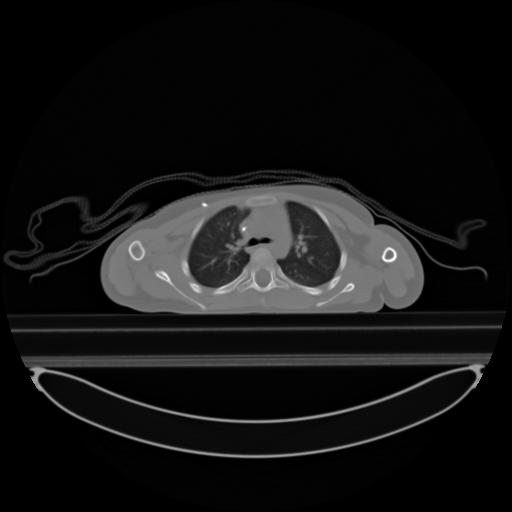
#> input picture CT.jpg, 512 x 512 px
$ python assignmentpart1.py   (older library calls are emulated)
#> lines starting #> are read from the running program, lines starting #| are printed output that depends on the picture
# Applying ICT in a clinical environment assignment part 1

# Task 1: Load in the file 'CT.jpg' which is a medical image and display it
import numpy as np
import matplotlib.pyplot as plt
from scipy import misc

plt.rcParams['figure.figsize'] = (16.0, 12.0)

image = misc.imread("CT.jpg", flatten=True)
#> image: shape (512, 512) float32; min 0, max 255, mean 20.6
plt.imshow(image)
plt.show()  # this opens the CT image as a separate window

print(image)  # this prints the array details of the picture
#> (printed output is left out)
print(image.shape)  # this shows the shape of the image
#| (512, 512)
print(image.dtype)  # this shows the image type
#| float32

# Task 2: Plot a histogram of the image
fig = plt.figure()

ax = fig.add_subplot(211)
ax2 = fig.add_subplot(212)

ax.imshow(image, interpolation="none", cmap="Greys_r")
ax2.hist(image.flatten(), bins=255, facecolor="Red", edgecolor="Black")

plt.show()  # This shows the histogram of the image
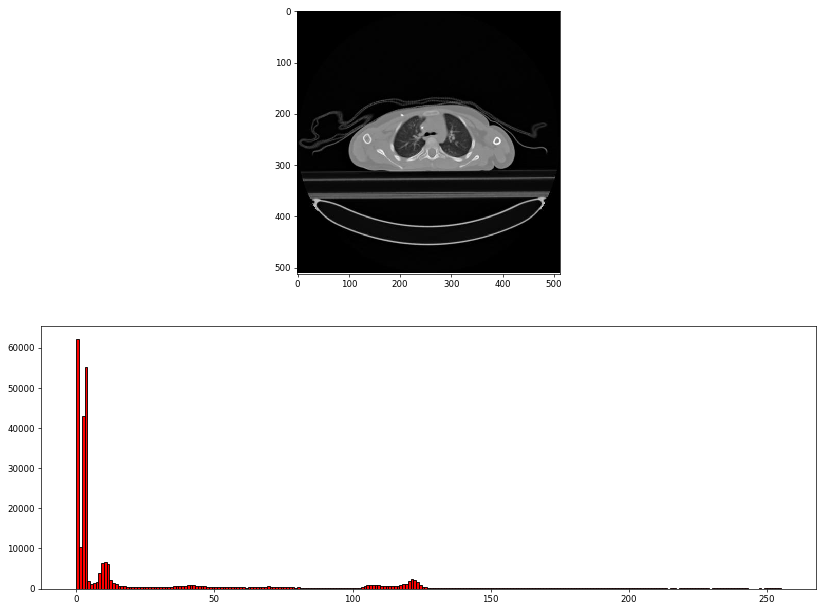
#> figure drawn by matplotlib, 2 panels; panel 2: tallest bar 62354 high, from x = 0 to 1
plt.close()

# Task 3: Write a function to display the CT image with different window levels


def windowfunction(window, level):
    plt.imshow(image, cmap="Greys_r", vmin=(level - (0.5*window)), vmax=(level + (0.5*window)))
    plt.show()


# Task 4: Run the function and use the window/level values to identify different parts of the image
# windowfunction(5, 2.5)  # shows variations in the black background
# windowfunction(8, 10)  # shows detail of the table and bed
# windowfunction(4, 28)  # white of the table, person and cloth, background is all black
windowfunction(20, 40)  # lung
# windowfunction(14, 107)  # skin
# windowfunction(12, 120)  # shows soft tissue contrast and bone structure in white

plt.close

$ run again, with lungs.jpg copied over CT.jpg
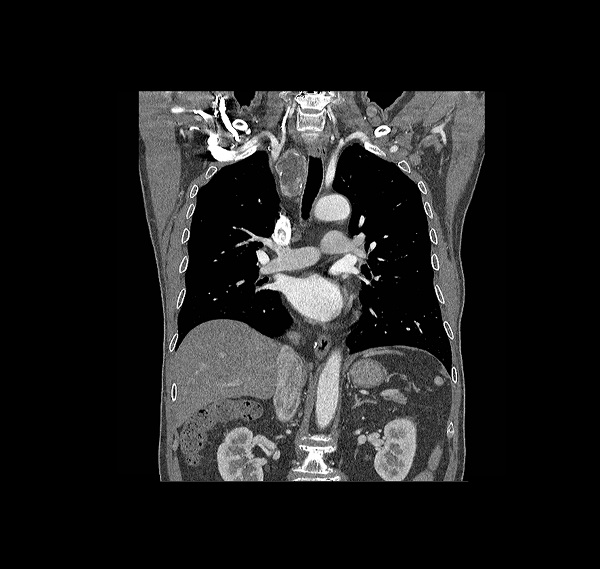
#> input picture lungs.jpg, 600 x 569 px
#> (printed output is left out)
#| (569, 600)
#| float32
#> `plt.show()`:
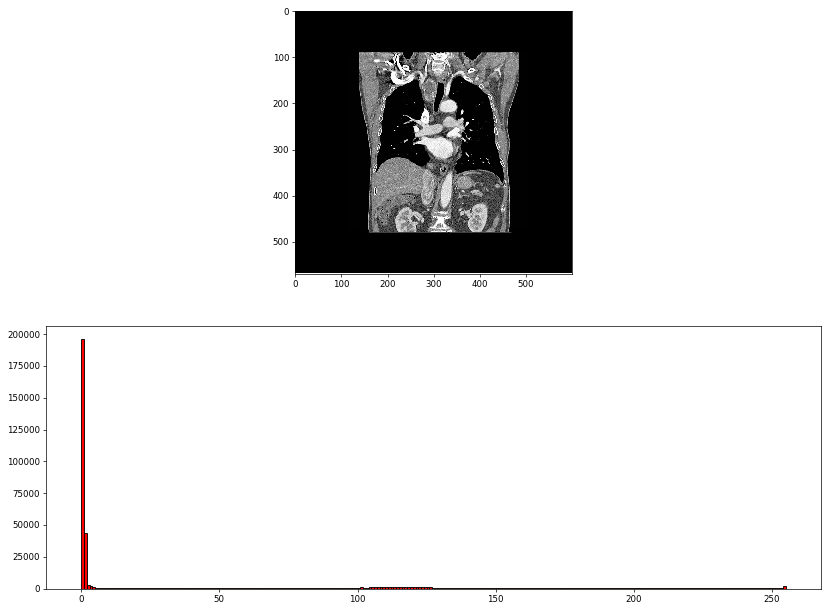
#> figure drawn by matplotlib, 2 panels; panel 2: tallest bar 196603 high, from x = 0 to 1

$ run again, with lungs2.jpg copied over CT.jpg
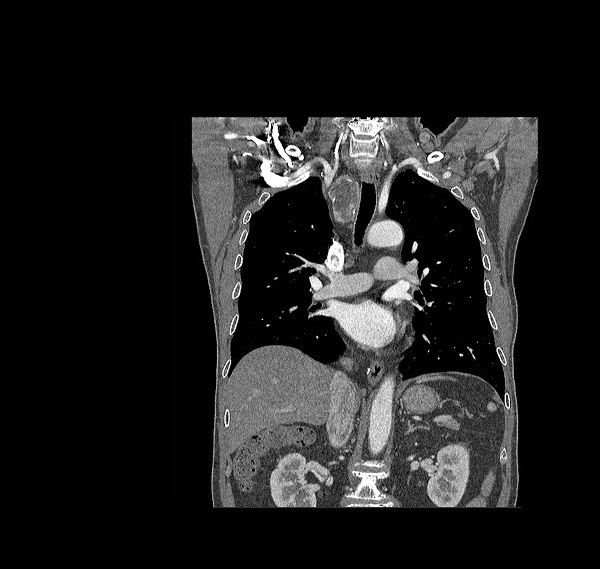
#> input picture lungs2.jpg, 600 x 569 px
#> (printed output is left out)
#| (569, 600)
#| float32
#> `plt.show()`:
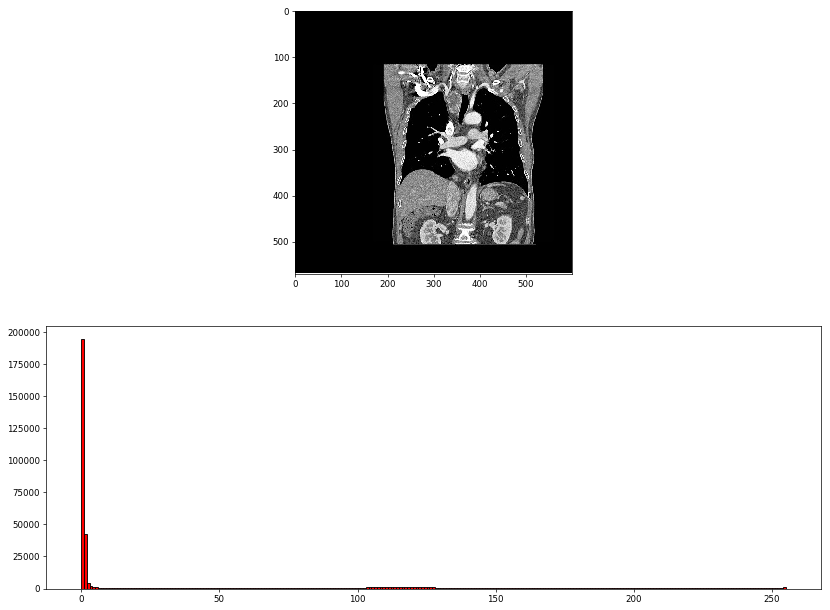
#> figure drawn by matplotlib, 2 panels; panel 2: tallest bar 195044 high, from x = 0 to 1

$ run again, with lungs3.jpg copied over CT.jpg
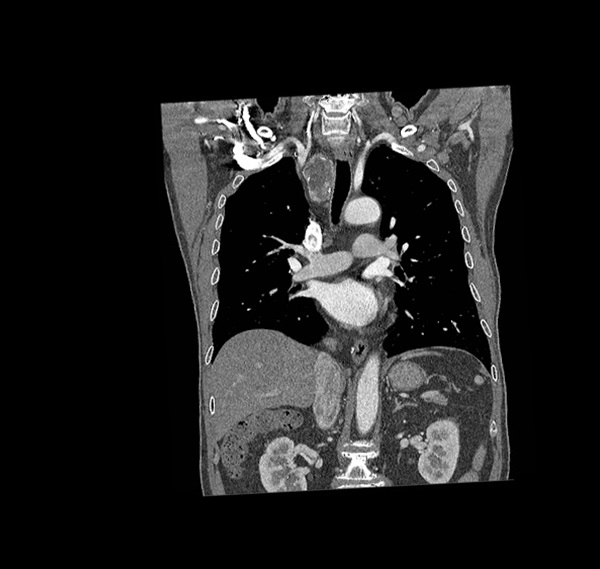
#> input picture lungs3.jpg, 600 x 569 px
#> (printed output is left out)
#| (569, 600)
#| float32
#> `plt.show()`:
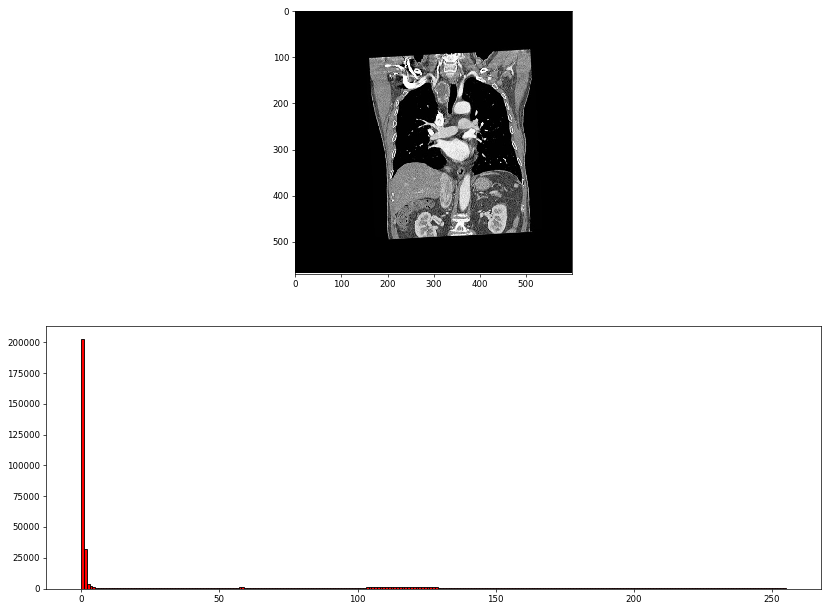
#> figure drawn by matplotlib, 2 panels; panel 2: tallest bar 203043 high, from x = 0 to 1
